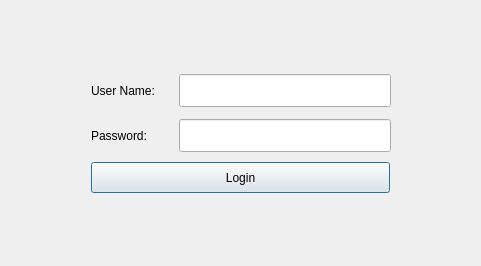
<?xml version="1.0" encoding="UTF-8"?>
<ui version="4.0">
 <class>loginDialog</class>
 <widget class="QDialog" name="loginDialog">
  <property name="geometry">
   <rect>
    <x>0</x>
    <y>0</y>
    <width>481</width>
    <height>266</height>
   </rect>
  </property>
  <property name="minimumSize">
   <size>
    <width>481</width>
    <height>266</height>
   </size>
  </property>
  <property name="maximumSize">
   <size>
    <width>481</width>
    <height>266</height>
   </size>
  </property>
  <property name="windowTitle">
   <string>Login Form</string>
  </property>
  <layout class="QGridLayout" name="gridLayout_6">
   <item row="0" column="0">
    <spacer name="verticalSpacer_4">
     <property name="orientation">
      <enum>Qt::Vertical</enum>
     </property>
     <property name="sizeHint" stdset="0">
      <size>
       <width>20</width>
       <height>45</height>
      </size>
     </property>
    </spacer>
   </item>
   <item row="1" column="0">
    <layout class="QGridLayout" name="gridLayout_5">
     <item row="0" column="0">
      <layout class="QGridLayout" name="gridLayout_4">
       <item row="3" column="0">
        <spacer name="verticalSpacer_2">
         <property name="orientation">
          <enum>Qt::Vertical</enum>
         </property>
         <property name="sizeType">
          <enum>QSizePolicy::Fixed</enum>
         </property>
         <property name="sizeHint" stdset="0">
          <size>
           <width>6</width>
           <height>4</height>
          </size>
         </property>
        </spacer>
       </item>
       <item row="0" column="0">
        <layout class="QGridLayout" name="gridLayout_2">
         <item row="0" column="1">
          <widget class="QLabel" name="labelUserName">
           <property name="minimumSize">
            <size>
             <width>79</width>
             <height>33</height>
            </size>
           </property>
           <property name="text">
            <string>User Name:</string>
           </property>
          </widget>
         </item>
         <item row="0" column="0">
          <spacer name="horizontalSpacer_4">
           <property name="orientation">
            <enum>Qt::Horizontal</enum>
           </property>
           <property name="sizeHint" stdset="0">
            <size>
             <width>40</width>
             <height>20</height>
            </size>
           </property>
          </spacer>
         </item>
         <item row="0" column="3">
          <widget class="QLineEdit" name="user_name">
           <property name="sizePolicy">
            <sizepolicy hsizetype="Fixed" vsizetype="Fixed">
             <horstretch>0</horstretch>
             <verstretch>0</verstretch>
            </sizepolicy>
           </property>
           <property name="minimumSize">
            <size>
             <width>212</width>
             <height>33</height>
            </size>
           </property>
           <property name="maximumSize">
            <size>
             <width>212</width>
             <height>33</height>
            </size>
           </property>
          </widget>
         </item>
         <item row="0" column="2">
          <spacer name="horizontalSpacer_2">
           <property name="orientation">
            <enum>Qt::Horizontal</enum>
           </property>
           <property name="sizeType">
            <enum>QSizePolicy::Fixed</enum>
           </property>
           <property name="sizeHint" stdset="0">
            <size>
             <width>3</width>
             <height>20</height>
            </size>
           </property>
          </spacer>
         </item>
         <item row="0" column="4">
          <spacer name="horizontalSpacer_6">
           <property name="orientation">
            <enum>Qt::Horizontal</enum>
           </property>
           <property name="sizeHint" stdset="0">
            <size>
             <width>40</width>
             <height>20</height>
            </size>
           </property>
          </spacer>
         </item>
        </layout>
       </item>
       <item row="4" column="0">
        <layout class="QGridLayout" name="gridLayout_3">
         <item row="0" column="0">
          <spacer name="horizontalSpacer_7">
           <property name="orientation">
            <enum>Qt::Horizontal</enum>
           </property>
           <property name="sizeHint" stdset="0">
            <size>
             <width>2</width>
             <height>20</height>
            </size>
           </property>
          </spacer>
         </item>
         <item row="0" column="1">
          <widget class="QPushButton" name="loginButton">
           <property name="sizePolicy">
            <sizepolicy hsizetype="Fixed" vsizetype="Fixed">
             <horstretch>0</horstretch>
             <verstretch>0</verstretch>
            </sizepolicy>
           </property>
           <property name="minimumSize">
            <size>
             <width>299</width>
             <height>31</height>
            </size>
           </property>
           <property name="maximumSize">
            <size>
             <width>299</width>
             <height>31</height>
            </size>
           </property>
           <property name="text">
            <string>Login</string>
           </property>
          </widget>
         </item>
         <item row="0" column="2">
          <spacer name="horizontalSpacer_8">
           <property name="orientation">
            <enum>Qt::Horizontal</enum>
           </property>
           <property name="sizeHint" stdset="0">
            <size>
             <width>2</width>
             <height>20</height>
            </size>
           </property>
          </spacer>
         </item>
        </layout>
       </item>
       <item row="2" column="0">
        <layout class="QGridLayout" name="gridLayout">
         <item row="0" column="1">
          <widget class="QLabel" name="labelUserPass">
           <property name="minimumSize">
            <size>
             <width>79</width>
             <height>33</height>
            </size>
           </property>
           <property name="text">
            <string>Password:</string>
           </property>
          </widget>
         </item>
         <item row="0" column="0">
          <spacer name="horizontalSpacer_3">
           <property name="orientation">
            <enum>Qt::Horizontal</enum>
           </property>
           <property name="sizeHint" stdset="0">
            <size>
             <width>40</width>
             <height>20</height>
            </size>
           </property>
          </spacer>
         </item>
         <item row="0" column="2">
          <spacer name="horizontalSpacer">
           <property name="orientation">
            <enum>Qt::Horizontal</enum>
           </property>
           <property name="sizeType">
            <enum>QSizePolicy::Fixed</enum>
           </property>
           <property name="sizeHint" stdset="0">
            <size>
             <width>3</width>
             <height>20</height>
            </size>
           </property>
          </spacer>
         </item>
         <item row="0" column="3">
          <widget class="QLineEdit" name="user_pass">
           <property name="minimumSize">
            <size>
             <width>212</width>
             <height>33</height>
            </size>
           </property>
           <property name="maximumSize">
            <size>
             <width>212</width>
             <height>33</height>
            </size>
           </property>
          </widget>
         </item>
         <item row="0" column="4">
          <spacer name="horizontalSpacer_5">
           <property name="orientation">
            <enum>Qt::Horizontal</enum>
           </property>
           <property name="sizeHint" stdset="0">
            <size>
             <width>40</width>
             <height>20</height>
            </size>
           </property>
          </spacer>
         </item>
        </layout>
       </item>
       <item row="1" column="0">
        <spacer name="verticalSpacer_3">
         <property name="orientation">
          <enum>Qt::Vertical</enum>
         </property>
         <property name="sizeType">
          <enum>QSizePolicy::Fixed</enum>
         </property>
         <property name="sizeHint" stdset="0">
          <size>
           <width>20</width>
           <height>6</height>
          </size>
         </property>
        </spacer>
       </item>
      </layout>
     </item>
    </layout>
   </item>
   <item row="2" column="0">
    <spacer name="verticalSpacer">
     <property name="orientation">
      <enum>Qt::Vertical</enum>
     </property>
     <property name="sizeHint" stdset="0">
      <size>
       <width>20</width>
       <height>44</height>
      </size>
     </property>
    </spacer>
   </item>
  </layout>
 </widget>
 <resources/>
 <connections/>
</ui>
